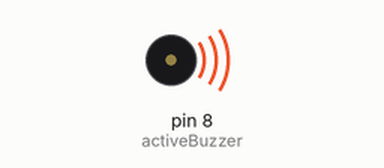
Bench run of a sketch on a simulated Arduino Uno, built with avr-gcc and run on an emulated ATmega328P. On the bench: buzzer (waves = sounding, pin HIGH).

Above: at 0.2 s.
Timing chart, 0 to 3.0 s (numbered marks = the images above):
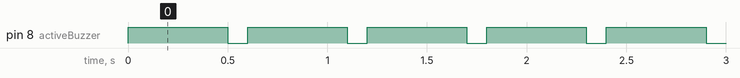

Measured:
- by itself, pin 8 (activeBuzzer): alternates HIGH for 0.50 s and LOW for 0.10 s

The sketch:

Buzzer_active_module_.ino
```cpp
int activeBuzzer = 8;

void setup () {
  pinMode (activeBuzzer, OUTPUT);
}
void loop () {
  analogWrite (activeBuzzer, 255);
  delay (500);
  analogWrite (activeBuzzer, 0);
  delay (100);
}
```
